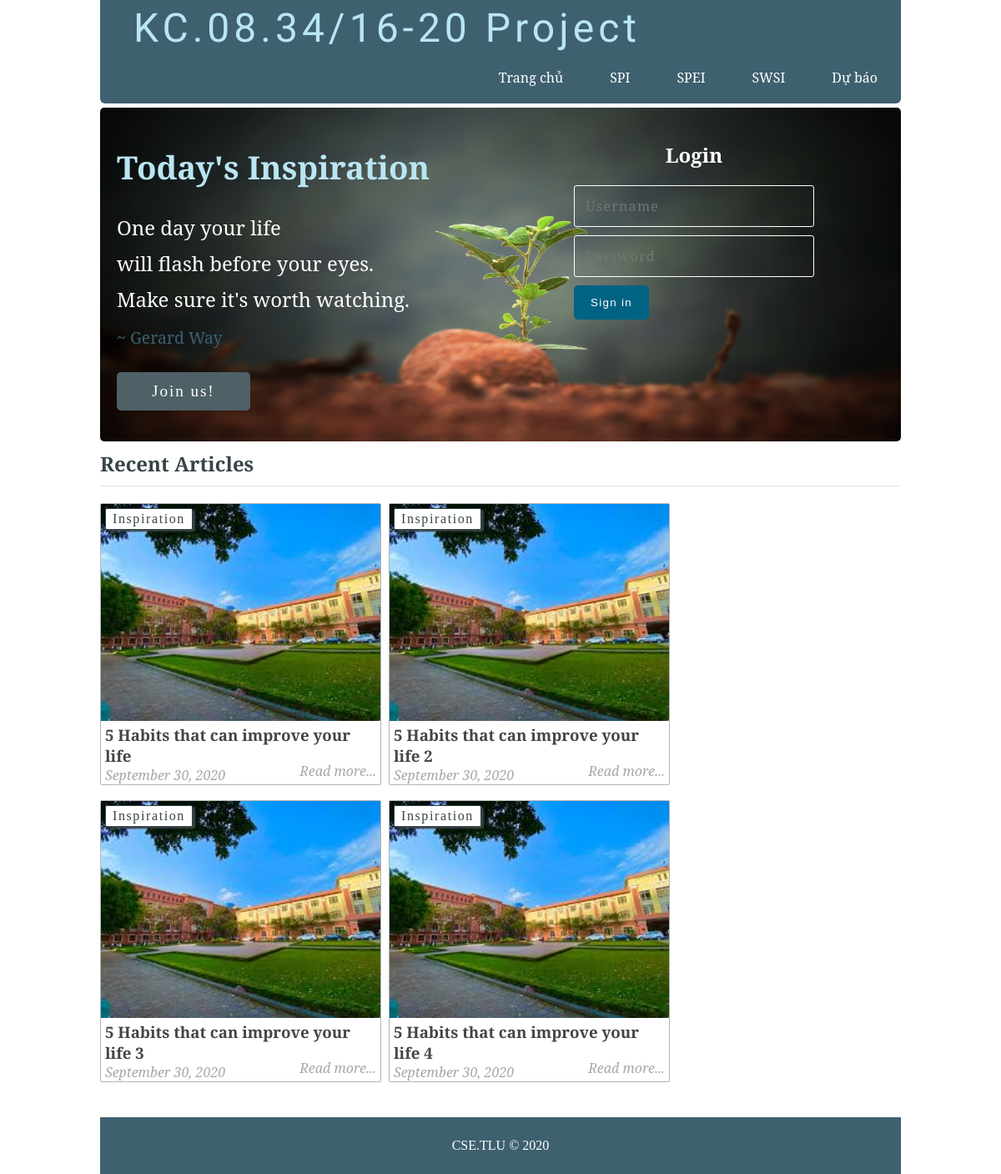
Page /project04/index.php on the committed database.
### tables this page shows
CREATE TABLE `posts` (
  `id` int(11) NOT NULL,
  `user_id` int(11) DEFAULT NULL,
  `title` varchar(255) NOT NULL,
  `slug` varchar(255) NOT NULL,
  `views` int(11) NOT NULL DEFAULT '0',
  `image` varchar(255) NOT NULL,
  `body` text NOT NULL,
  `published` tinyint(1) NOT NULL,
  `created_at` timestamp NOT NULL DEFAULT CURRENT_TIMESTAMP ON UPDATE CURRENT_TIMESTAMP,
  `updated_at` timestamp NULL DEFAULT NULL
);

CREATE TABLE `topics` (
  `id` int(11) NOT NULL,
  `name` varchar(255) NOT NULL,
  `slug` varchar(255) NOT NULL
);

### project04/includes/all_functions.php (called while the page is built, shortened)
<?php
	function getPublishedPosts() {
		global $conn;
		$sql = "SELECT * FROM posts WHERE published=true";
		$result = mysqli_query($conn, $sql);
		$posts = mysqli_fetch_all($result, MYSQLI_ASSOC);
		$final_posts = array();
		foreach ($posts as $post) {
			$post['topic'] = getPostTopic($post['id']);
			array_push($final_posts, $post);
		}
		return $final_posts;
	}
	function getPostTopic($post_id){
		global $conn;
		$sql = "SELECT * FROM topics WHERE id=
				(SELECT topic_id FROM post_topic WHERE post_id=$post_id LIMIT 1) LIMIT 1";
		$result = mysqli_query($conn, $sql);
		$topic = mysqli_fetch_assoc($result);
		return $topic;
	}
?>

### project04/index.php (the view, shortened to what this page needs)
<?php include('config.php'); ?>
<?php include('includes/all_functions.php'); ?>
<?php include('includes/public/head_section.php'); ?>
<?php
	$posts = getPublishedPosts();
?>
</head>
<body>
<div class="container">
	<?php include( ROOT_PATH . '/includes/public/navbar.php'); ?>
	<?php include( ROOT_PATH . '/includes/public/banner.php'); ?>
<div class="content">
	<h2 class="content-title">Recent Articles</h2>
	<hr>
	<?php foreach ($posts as $post): ?>
		<div class="post" style="margin-left: 0px;">
			<img src="<?php echo 'images/' . $post['image']; ?>" class="post_image" alt="">
			<?php if (isset($post['topic']['name'])): ?>
				<a
					href="<?php echo BASE_URL . 'filtered_posts.php?topic=' . $post['topic']['id'] ?>"
					class="btn category">
					<?php echo $post['topic']['name'] ?>
				</a>
			<?php endif ?>
			<a href="single_post.php?post-slug=<?php echo $post['slug']; ?>">
				<div class="post_info">
					<h3><?php echo $post['title'] ?></h3>
					<div class="info">
						<span><?php echo date("F j, Y ", strtotime($post["created_at"])); ?></span>
						<span class="read_more">Read more...</span>
					</div>
				</div>
			</a>
		</div>
	<?php endforeach ?>
</div>
</div>
	<?php include( ROOT_PATH . '/includes/public/footer.php'); ?>

### project04/static/css/public_styling.css (style rules this page uses)
* { margin: 0px; padding: 0px; }
html { height: 100%; box-sizing: border-box; }
body { position: relative; margin: 0; padding-bottom: 6rem; min-height: 100%; }
h1, h2, h3, h4, h5, h6 { color: #444; font-family: 'Averia Serif Libre', cursive; }
a { text-decoration: none; }
hr { margin: 10px 0px; opacity: .25; }
.btn { color: white; background: #4E6166; text-align: center; border: none; border-radius: 5px; display: block; letter-spacing: .1em; margin: 10px 0px; padding: 13px 20px; text-decoration: none; }
.container { width: 80%; margin: 0px auto; }
.content { margin: 5px auto; border-radius: 5px; min-height: 400px; }
.content:after { content: ""; display: block; clear: both; }
.content .content-title { margin: 10px 0px; color: #374447; font-family: 'Averia Serif Libre', cursive; }
.content .post { width: 335px; margin: 9px; min-height: 320px; float: left; border-radius: 2px; border: 1px solid #b3b3b3; position: relative; }
.content .post .category { margin-top: 0px; padding: 3px 8px; color: #374447; background: white; display: inline-block; border-radius: 2px; border: 1px solid #374447; box-shadow: 3px 2px 2px; position: absolute; left: 5px; top: 5px; z-index: 3; }
.content .post .post_image { height: 260px; width: 100%; background-size: 100%; }
.content .post .post_image { width: 100%; height: 260px; }
.content .post .post_info { height: 100%; padding: 0px 5px; font-weight: 200; font-family: 'Noto Serif', serif; }
.content .post .post_info { color: #222; }
.content .post .post_info span { color: #A6A6A6; font-style: italic; }
.content .post .post_info span.read_more { position: absolute; right: 5px; bottom: 5px; }

### rows in the picture
posts: image (picture), title "5 Habits that can improve your life", created_at "September 30, 2020"
topics: name "Inspiration"
posts: image (picture), title "5 Habits that can improve your life 2", created_at "September 30, 2020"
posts: image (picture), title "5 Habits that can improve your life 3", created_at "September 30, 2020"
posts: image (picture), title "5 Habits that can improve your life 4", created_at "September 30, 2020"
